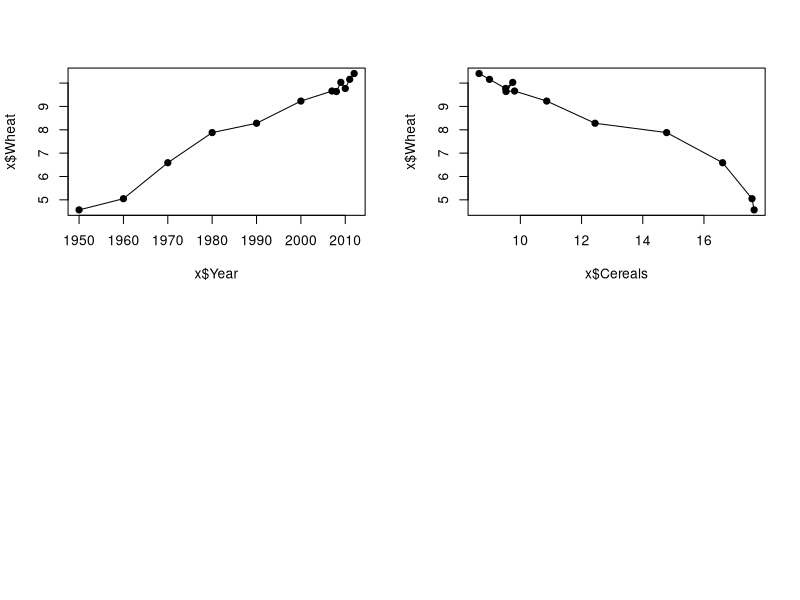

Reproduce this figure in R.
data = read.csv("crop_table.csv", header=T)
x=subset(data, (data$Year>=1950)&(data$Year<=2012))

par(mfrow = c(2,2))
plot(x$Year, x$Wheat, type='o',pch=19)
plot(x$Cereals, x$Wheat, type='o',pch=19)

data$Total_production= data$Rice+ data$Wheat +data$Cereals
data$Total_production
